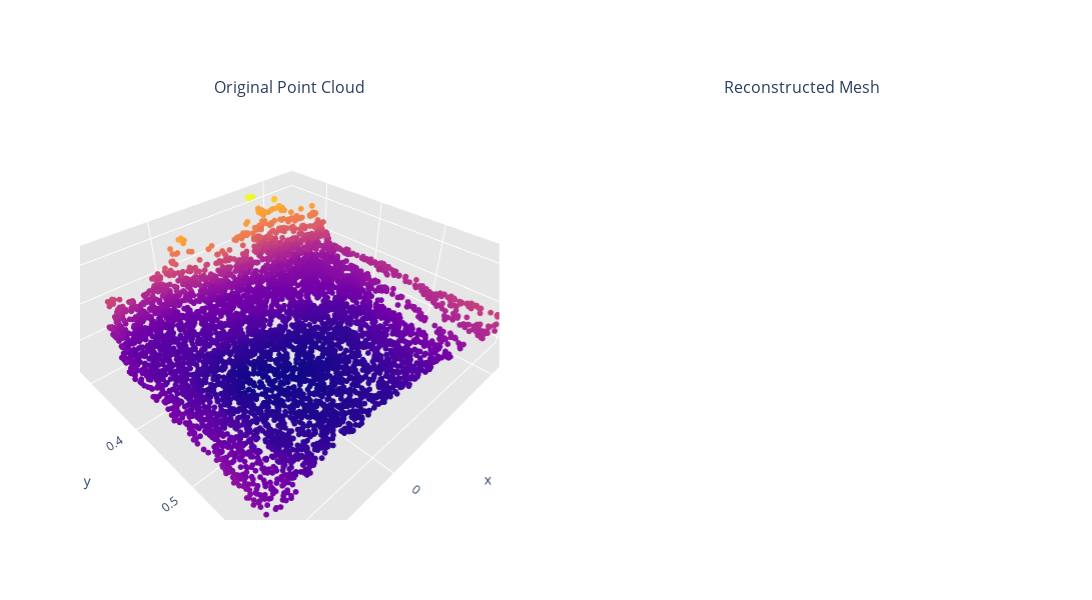

This figure's notebook cell:
### Code cell
obj= completed_objects[SELECTED_IDX]
plot_comparison_plotly(None, processor.reconstructor.reconstruct_from_masks([obj['selected_masks'][1]]))
#processor.reconstructor.reconstruct_from_masks(obj['selected_masks'][:3])

### Figure 1 — Plotly figure (JSON) as saved in the notebook; plotly's stock layout.template omitted (floating-point values rounded to 4 significant figures; data arrays with more than 128 entries replaced by an {"elided": "..."} marker saying what was removed)
{"data": [{"marker": {"color": {"elided": "5000 float values"}, "colorscale": [[0, "#0d0887"], [0.1111, "#46039f"], [0.2222, "#7201a8"], [0.3333, "#9c179e"], [0.4444, "#bd3786"], [0.5556, "#d8576b"], [0.6667, "#ed7953"], [0.7778, "#fb9f3a"], [0.8889, "#fdca26"], [1, "#f0f921"]], "size": 2}, "mode": "markers", "scene": "scene", "showlegend": false, "type": "scatter3d", "x": {"elided": "5000 float values"}, "y": {"elided": "5000 float values"}, "z": {"elided": "5000 float values"}}], "layout": {"annotations": [{"font": {"size": 16}, "showarrow": false, "text": "Original Point Cloud", "x": 0.225, "xanchor": "center", "xref": "paper", "y": 1, "yanchor": "bottom", "yref": "paper"}, {"font": {"size": 16}, "showarrow": false, "text": "Reconstructed Mesh", "x": 0.775, "xanchor": "center", "xref": "paper", "y": 1, "yanchor": "bottom", "yref": "paper"}], "height": 600, "scene": {"aspectmode": "data", "domain": {"x": [0, 0.45], "y": [0, 1]}, "xaxis": {"backgroundcolor": "rgb(230, 230, 230)", "gridcolor": "rgb(255, 255, 255)", "showbackground": true, "zerolinecolor": "rgb(255, 255, 255)"}, "yaxis": {"backgroundcolor": "rgb(230, 230, 230)", "gridcolor": "rgb(255, 255, 255)", "showbackground": true, "zerolinecolor": "rgb(255, 255, 255)"}, "zaxis": {"backgroundcolor": "rgb(230, 230, 230)", "gridcolor": "rgb(255, 255, 255)", "showbackground": true, "zerolinecolor": "rgb(255, 255, 255)"}}, "scene2": {"aspectmode": "data", "domain": {"x": [0.55, 1], "y": [0, 1]}, "xaxis": {"backgroundcolor": "rgb(230, 230, 230)", "gridcolor": "rgb(255, 255, 255)", "showbackground": true, "zerolinecolor": "rgb(255, 255, 255)"}, "yaxis": {"backgroundcolor": "rgb(230, 230, 230)", "gridcolor": "rgb(255, 255, 255)", "showbackground": true, "zerolinecolor": "rgb(255, 255, 255)"}, "zaxis": {"backgroundcolor": "rgb(230, 230, 230)", "gridcolor": "rgb(255, 255, 255)", "showbackground": true, "zerolinecolor": "rgb(255, 255, 255)"}}, "width": 1200}}
